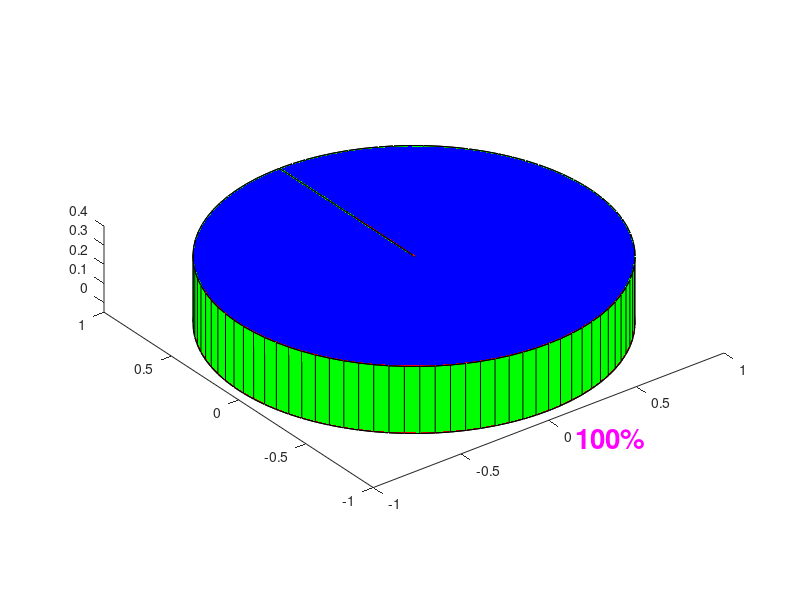

This chart was generated by the following MATLAB code:
close all; clear all; clc;
hp=pie3([10]);
set(hp(1),'facecolor',[1 0 0],'facealpha',1, ...
'edgecolor',[0 0 0],'edgealpha',1, ...
'linestyle','-','linewidth',0.5, ...
'marker','none','markersize',6)
%cara inferior sector circular
%4n+1
set(hp(2),'facecolor',[0 1 0],'facealpha',1, ...
'edgecolor',[0 0 0],'edgealpha',1, ...
'linestyle','-','linewidth',0.5, ...
'marker','none','markersize',6)
%cara lateral/ arco circular
%4n+2
set(hp(3),'facecolor',[0 0 1],'facealpha',1, ...
'edgecolor',[0 0 0],'edgealpha',1, ...
'linestyle','-','linewidth',0.5, ...
'marker','none','markersize',6)
%cara superior sector circular
%4n+3
set(hp(4),'color',[1 0 1],'fontsize',20, ...
'fontweight','bold','string','100%', ...
'position',[0  -1.2  -0.05],'horizontalalignment','left', ...
'interpreter','tex','linestyle','-','linewidth',0.50, ...
'edgecolor','none','backgroundcolor','none')
%texto/label etiquetas 
%4n+4
fz=1.25;
zoom(fz);
axis on;
